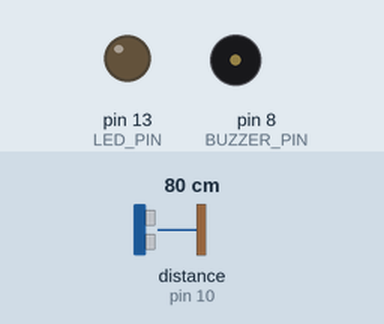
This sketch was run on a simulated Arduino Uno, built with avr-gcc and run on an emulated ATmega328P. On the bench: output pins drawn as LEDs (lit = HIGH), buzzer (waves = sounding, pin HIGH). Wiring (inferred from the names in the program): ultrasonic range finder: trigger pin 9; echo pin 10. The test bench sets the inputs (shaded band); at power-on: distance to the obstacle (sensor on pin 10) 80 cm. The echo pulse lasts 58.3 µs per cm; pins used as bus, display or sensor lines are not drawn; what the sketch prints to the serial monitor is not drawn.

Above: at 1.7 s.
1.8 s: distance to the obstacle (sensor on pin 10) set to 23 cm
3.3 s: distance to the obstacle (sensor on pin 10) set to 18 cm
At 3.7 s:
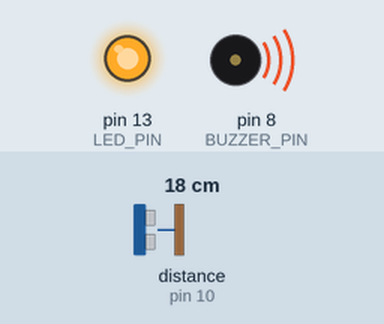
4.8 s: distance to the obstacle (sensor on pin 10) set to 35 cm
At 5.6 s:
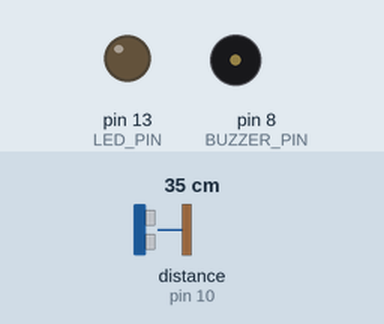
6.5 s: distance to the obstacle (sensor on pin 10) set to 2 cm
At 7.6 s:
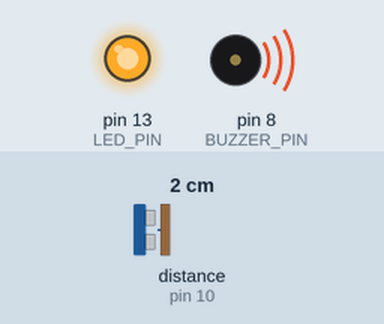
Timing chart, 0 to 9.1 s (numbered marks = the images above; inputs shaded):
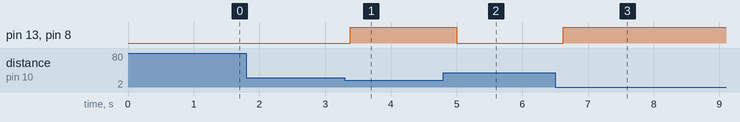

The sketch:

06_distance_decision.ino
```cpp
/*
============================================================
Program 06 — Too Close? (Distance Decision)
Course: Build Your First AI Robot
Week 2: Teach Your Robot to Sense
============================================================

PURPOSE
  A number from a sensor is not enough.
  Robots need a RULE: if too close → warn / stop later.

LEARNING OBJECTIVE
  After this program, you should understand that:
  - a threshold is a cutoff you choose (example: 20 cm)
  - if/else turns sensor data into a decision
  - Sense → Think → Act can happen without motors yet

KEY CONCEPT
  Distance → compare to threshold → LED/buzzer action

WHAT CHANGED FROM THE PREVIOUS PROGRAM
  Program 05 only printed distance.
  Program 06 DECIDES when the reading is dangerous.

WHAT THE ROBOT DOES NOW
  Beeps/lights when something is closer than the threshold.

HARDWARE
  - HC-SR04 (same as Program 05)
  - Built-in LED pin 13
  - Active buzzer on pin 8 (optional but recommended)

WIRING
  Ultrasonic: VCC→5V, GND→GND, TRIG→9, ECHO→10
  Buzzer: + → pin 8, − → GND

HOW TO RUN
  1. Upload this sketch
  2. Open Serial Monitor at 9600
  3. Move your hand closer than 20 cm → warning
  4. Move farther → clear

CONTROLS
  None — your hand is the input.
============================================================
*/

const int TRIG_PIN = 9;
const int ECHO_PIN = 10;
const int LED_PIN = 13;
const int BUZZER_PIN = 8;
const int BAUD_RATE = 9600;

// Tune this for your classroom!
const float DANGER_CM = 20.0;

const float CM_PER_US = 0.0343;

void setup() {
  pinMode(TRIG_PIN, OUTPUT);
  pinMode(ECHO_PIN, INPUT);
  pinMode(LED_PIN, OUTPUT);
  pinMode(BUZZER_PIN, OUTPUT);
  digitalWrite(TRIG_PIN, LOW);
  digitalWrite(LED_PIN, LOW);
  digitalWrite(BUZZER_PIN, LOW);

  Serial.begin(BAUD_RATE);
  delay(500);
  Serial.println("Program 06 — Distance Decision");
  Serial.print("Danger threshold: ");
  Serial.print(DANGER_CM);
  Serial.println(" cm");
}

void loop() {
  float distanceCm = readDistanceCm();

  Serial.print("Distance: ");
  Serial.print(distanceCm);
  Serial.print(" cm  →  ");

  // --- NEW IDEA: decision from a threshold ---
  if (distanceCm > 0 && distanceCm < DANGER_CM) {
    Serial.println("TOO CLOSE");
    warnOn();
  } else {
    Serial.println("CLEAR");
    warnOff();
  }

  delay(200);
}

void warnOn() {
  digitalWrite(LED_PIN, HIGH);
  digitalWrite(BUZZER_PIN, HIGH);
}

void warnOff() {
  digitalWrite(LED_PIN, LOW);
  digitalWrite(BUZZER_PIN, LOW);
}

float readDistanceCm() {
  digitalWrite(TRIG_PIN, LOW);
  delayMicroseconds(2);
  digitalWrite(TRIG_PIN, HIGH);
  delayMicroseconds(10);
  digitalWrite(TRIG_PIN, LOW);

  long durationUs = pulseIn(ECHO_PIN, HIGH, 30000);
  if (durationUs == 0) {
    return -1.0;
  }
  return (durationUs * CM_PER_US) / 2.0;
}

/*
============================================================
STUDENT CHALLENGE
 1. Change DANGER_CM to 10 and to 40. Which feels better?
 2. Make the buzzer pulse (on/off) while TOO CLOSE instead of solid on.
 3. (Bonus) Add a middle zone: 20–40 cm prints "CAUTION" with LED only.

EXPECTED RESULT
  - Far hand → Serial says CLEAR, quiet/dark
  - Close hand → TOO CLOSE, LED + buzzer on
  - Threshold is easy to find at the top of the file

COMMON ERRORS
  - Always CLEAR even when close
      → Check wiring; print raw distance first (Program 05).
  - Always TOO CLOSE
      → Lower DANGER_CM, or sensor stuck reading small values.
  - -1 distance treated as danger
      → This program requires distanceCm > 0 before warning.

INSTRUCTOR NOTE
  Say: "Later the Act will be STOP motors — same if statement."
  Let students argue about the best threshold for their arena.
  Line sensors are next — keep wheels powered off.
============================================================
*/
```

Measured:
- the behaviour switches between 21 and 20 cm on distance to the obstacle (sensor on pin 10) (found by bisection; images 0 and 1)
- after the input at 1.8 s, every drawn part: stays the same
- after the input at 3.3 s, pin 13 (LED_PIN), pin 8 (BUZZER_PIN): LOW → HIGH after 0.08 s
- after the input at 4.8 s, pin 13 (LED_PIN), pin 8 (BUZZER_PIN): HIGH → LOW after 0.20 s
- after the input at 6.5 s, pin 13 (LED_PIN), pin 8 (BUZZER_PIN): LOW → HIGH after 0.13 s
